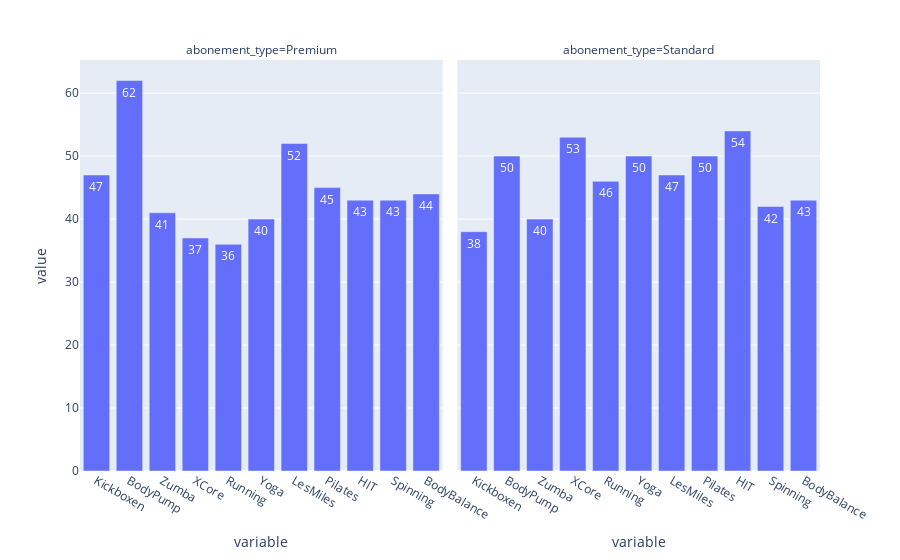

Notebook code for this chart:
### Code cell
#группвые/абонемент
df_dummies = df['fav_group_lesson'].str.get_dummies(sep=', ')
df_extended = pd.concat([df, df_dummies], axis=1)

lst = pd.unique(group_lessons).tolist()
lst.append('abonement_type')
fav_gr_lesson = df_extended[lst].groupby('abonement_type').agg('sum')
fav_gr_lesson = fav_gr_lesson.reset_index().melt(id_vars='abonement_type')


px.bar(data_frame=fav_gr_lesson[fav_gr_lesson['variable']!='No'],
       x='variable',
       y='value',
       facet_col='abonement_type',
       text_auto=True)

### Figure 1 — Plotly figure (JSON) as saved in the notebook; plotly's stock layout.template omitted (floating-point values rounded to 4 significant figures)
{"data": [{"hovertemplate": "abonement_type=Premium<br>variable=%{x}<br>value=%{y}<extra></extra>", "legendgroup": "", "marker": {"color": "#636efa", "pattern": {"shape": ""}}, "name": "", "orientation": "v", "showlegend": false, "textposition": "auto", "texttemplate": "%{y}", "type": "bar", "x": ["Kickboxen", "BodyPump", "Zumba", "XCore", "Running", "Yoga", "LesMiles", "Pilates", "HIT", "Spinning", "BodyBalance"], "xaxis": "x", "y": [47, 62, 41, 37, 36, 40, 52, 45, 43, 43, 44], "yaxis": "y"}, {"hovertemplate": "abonement_type=Standard<br>variable=%{x}<br>value=%{y}<extra></extra>", "legendgroup": "", "marker": {"color": "#636efa", "pattern": {"shape": ""}}, "name": "", "orientation": "v", "showlegend": false, "textposition": "auto", "texttemplate": "%{y}", "type": "bar", "x": ["Kickboxen", "BodyPump", "Zumba", "XCore", "Running", "Yoga", "LesMiles", "Pilates", "HIT", "Spinning", "BodyBalance"], "xaxis": "x2", "y": [38, 50, 40, 53, 46, 50, 47, 50, 54, 42, 43], "yaxis": "y2"}], "layout": {"annotations": [{"font": {}, "showarrow": false, "text": "abonement_type=Premium", "x": 0.245, "xanchor": "center", "xref": "paper", "y": 1, "yanchor": "bottom", "yref": "paper"}, {"font": {}, "showarrow": false, "text": "abonement_type=Standard", "x": 0.755, "xanchor": "center", "xref": "paper", "y": 1, "yanchor": "bottom", "yref": "paper"}], "barmode": "relative", "legend": {"tracegroupgap": 0}, "margin": {"t": 60}, "xaxis": {"anchor": "y", "domain": [0, 0.49], "title": {"text": "variable"}}, "xaxis2": {"anchor": "y2", "domain": [0.51, 1], "matches": "x", "title": {"text": "variable"}}, "yaxis": {"anchor": "x", "domain": [0, 1], "title": {"text": "value"}}, "yaxis2": {"anchor": "x2", "domain": [0, 1], "matches": "y", "showticklabels": false}}}
